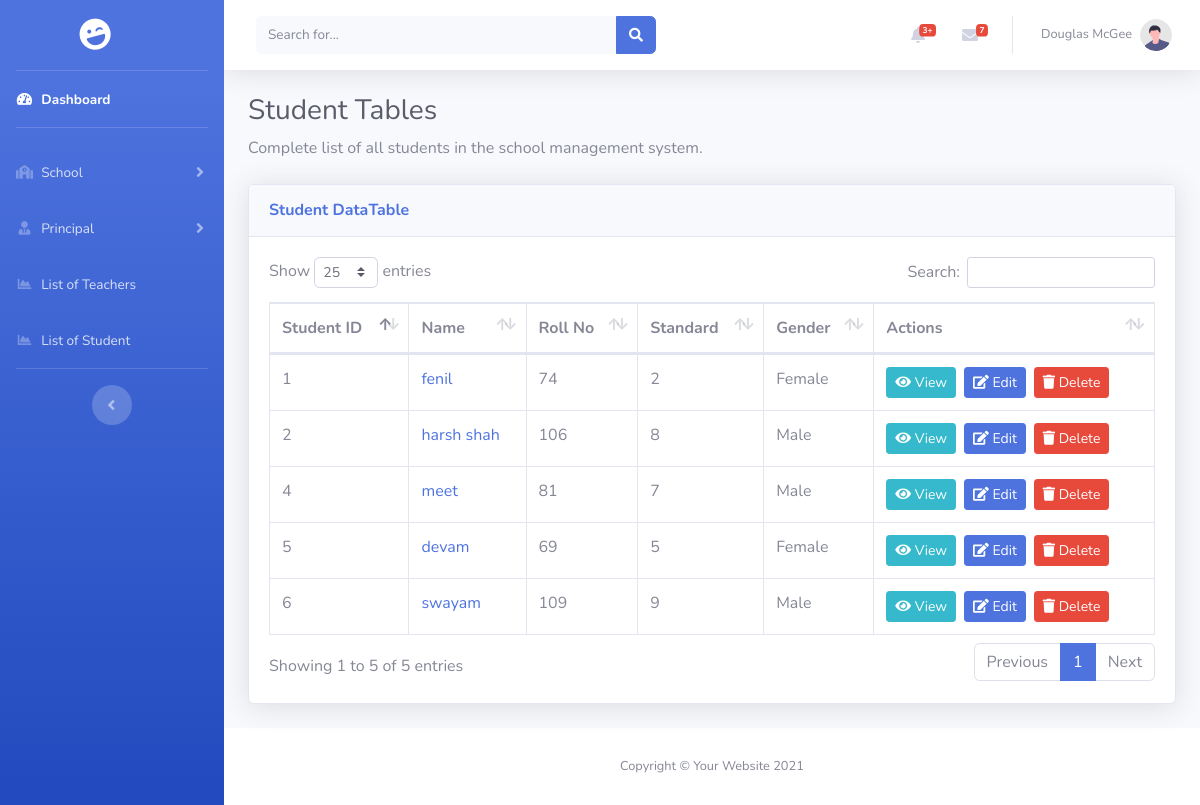
Page /pages/student/student_list.php (signed in) on the earlier database version.
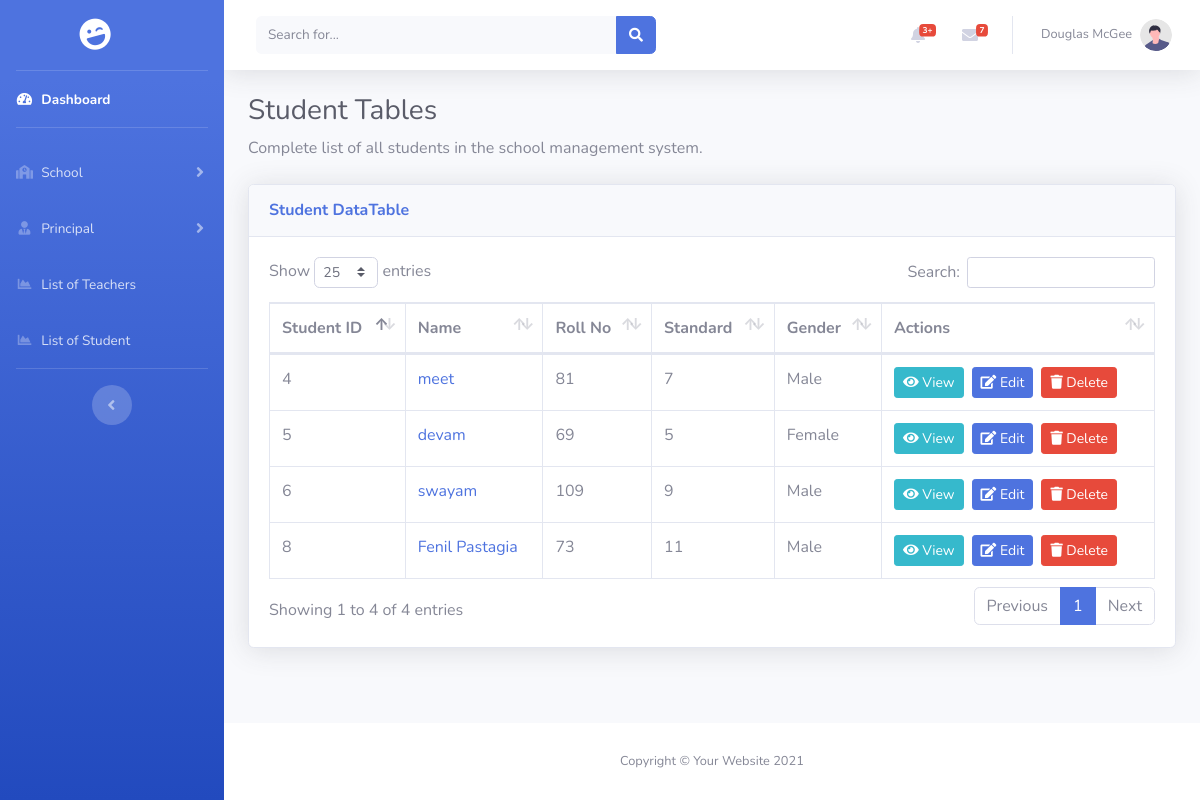
Same page on the later database version.
### tables this page shows
CREATE TABLE `student` (
  `id` int(11) NOT NULL,
  `student_image` varchar(255) DEFAULT NULL,
  `student_name` varchar(50) DEFAULT NULL,
  `rollno` varchar(10) DEFAULT NULL,
  `std` varchar(4) DEFAULT NULL,
  `email` varchar(50) NOT NULL,
  `password` varchar(255) NOT NULL,
  `academic_year` varchar(9) DEFAULT NULL,
  `school_id` int(11) DEFAULT NULL,
  `dob` date DEFAULT NULL,
  `gender` enum('male','female','others') DEFAULT NULL,
  `blood_group` enum('a+','a-','b+','b-','ab+','ab-','o+','o-') DEFAULT NULL,
  `address` text DEFAULT NULL,
  `father_name` varchar(50) DEFAULT NULL,
  `father_phone` varchar(10) DEFAULT NULL,
  `mother_name` varchar(50) DEFAULT NULL,
  `mother_phone` varchar(10) DEFAULT NULL
);

### pages/student/student_list.php (the view, shortened to what this page needs)
<?php
include_once "../../includes/connect.php";
$query = "SELECT s.id, s.student_name, s.rollno, s.std, s.email, s.academic_year,
                s.dob, s.gender, s.blood_group, s.address, s.father_name, s.father_phone,
                s.mother_name, s.mother_phone, sc.school_name
        FROM student s
        LEFT JOIN school sc ON s.school_id = sc.id
        ORDER BY s.id ASC";
$result = mysqli_query($conn, $query);
?>
<!DOCTYPE html>
<html lang="en">
<head>
    <link href="../../assets/vendor/fontawesome-free/css/all.min.css" rel="stylesheet" type="text/css">
    <link href="../../assets/css/sb-admin-2.min.css" rel="stylesheet">
    <link href="../../assets/vendor/datatables/dataTables.bootstrap4.min.css" rel="stylesheet">
</head>
<body id="page-top">
    <div id="wrapper">
        <?php include_once '../../includes/sidebar/BMC_sidebar.php'; ?>
        <div id="content-wrapper" class="d-flex flex-column">
            <div id="content">
                <?php include_once '../../includes/header/BMC_header.php'; ?>
                <div class="container-fluid">
                    <h1 class="h3 mb-2 text-gray-800">Student Tables</h1>
                    <p class="mb-4">Complete list of all students in the school management system.
                    </p>
                    <div class="card shadow mb-4">
                        <div class="card-header py-3">
                            <h6 class="m-0 font-weight-bold text-primary">Student DataTable</h6>
                        </div>
                        <div class="card-body">
                            <div class="table-responsive">
                                <table class="table table-bordered" id="dataTable" width="100%" cellspacing="0">
                                    <thead>
                                        <tr>
                                            <th>Student ID</th>
                                            <th>Name</th>
                                            <th>Roll No</th>
                                            <th>Standard</th>
                                            <th>Gender</th>
                                            <th>Actions</th>
                                        </tr>
                                    </thead>
                                    <tbody>
                                        <?php
                                        if ($result && mysqli_num_rows($result) > 0) {
                                            while ($row = mysqli_fetch_assoc($result)) {
                                                echo "<tr>";
                                                echo "<td>" . htmlspecialchars($row['id']) . "</td>";
                                                echo "<td>";
                                                echo "<a href='view.php?id=" . $row['id'] . "' class='text-decoration-none'>";
                                                echo htmlspecialchars($row['student_name'] ?? 'N/A');
                                                echo "</a>";
                                                echo "</td>";
                                                echo "<td>" . htmlspecialchars($row['rollno'] ?? 'N/A') . "</td>";
                                                echo "<td>" . htmlspecialchars($row['std'] ?? 'N/A') . "</td>";
                                                echo "<td>" . htmlspecialchars(ucfirst($row['gender'] ?? 'N/A')) . "</td>";
                                                echo "<td>";
                                                echo "<a href='view.php?id=" . $row['id'] . "' class='btn btn-info btn-sm mr-2'>";
                                                echo "<i class='fas fa-eye'></i> View";
                                                echo "</a>";
                                                echo "<a href='edit.php?id=" . $row['id'] . "' class='btn btn-primary btn-sm mr-2'>";
                                                echo "<i class='fas fa-edit'></i> Edit";
                                                echo "</a>";
                                                echo "<button class='btn btn-danger btn-sm' onclick='confirmDelete(" . $row['id'] . ")'>";
                                                echo "<i class='fas fa-trash'></i> Delete";
                                                echo "</button>";
                                                echo "</td>";
                                                echo "</tr>";
                                            }
                                        } else {
                                            echo "<tr><td colspan='6' class='text-center'>No students found</td></tr>";
                                        }
                                        ?>
                                    </tbody>
                                </table>
                            </div>
                        </div>
                    </div>
                </div>
            </div>
            <?php include_once '../../includes/footer/BMC_footer.php'; ?>
        </div>
    </div>
</body>
</html>

Differences in the rows shown:
removed student: id "1", student_name "fenil", rollno "74", std "2", gender "Female"
removed student: id "2", student_name "harsh shah", rollno "106", std "8", gender "Male"
added student: id "8", student_name "Fenil Pastagia", rollno "73", std "11", gender "Male"
Other differences:
text written by a page script: "Show entries Search: Showing 1 to 5 of 5 entries Previous 1 Next" → "Show entries Search: Showing 1 to 4 of 4 entries Previous 1 Next"
